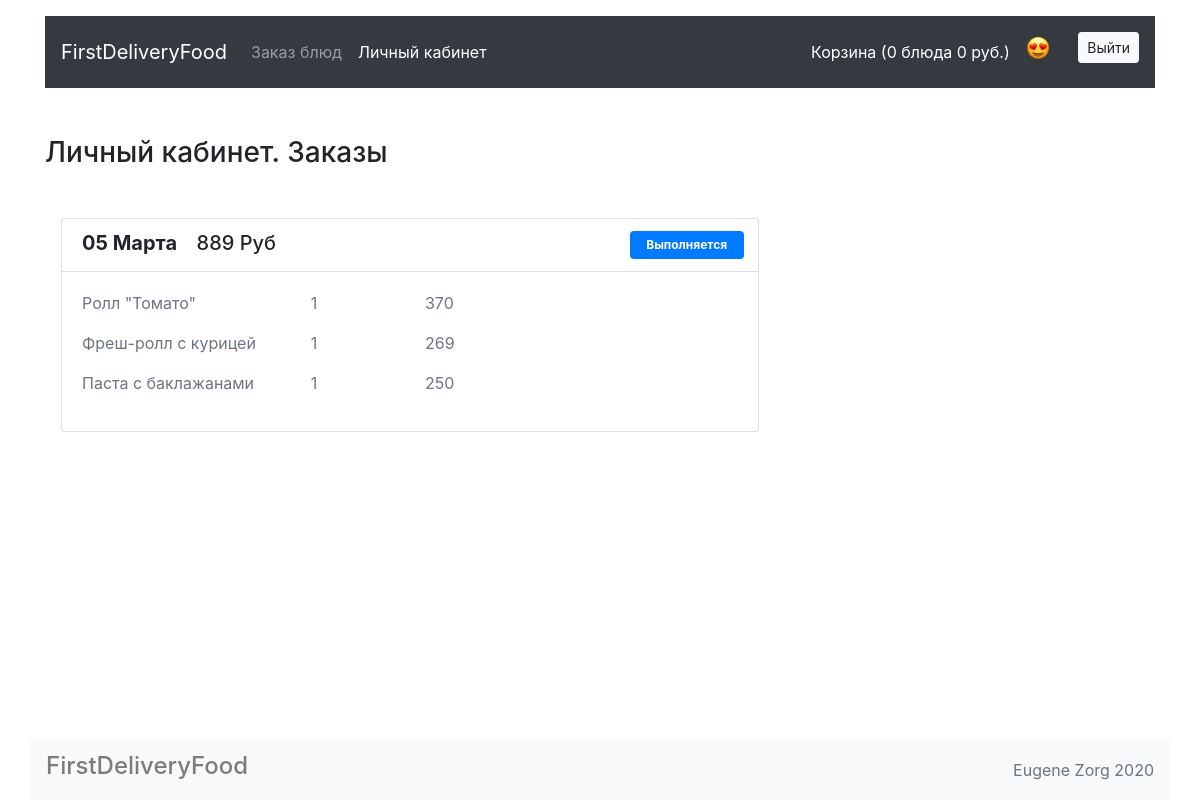
Page /account/ (signed in) on the earlier database version.
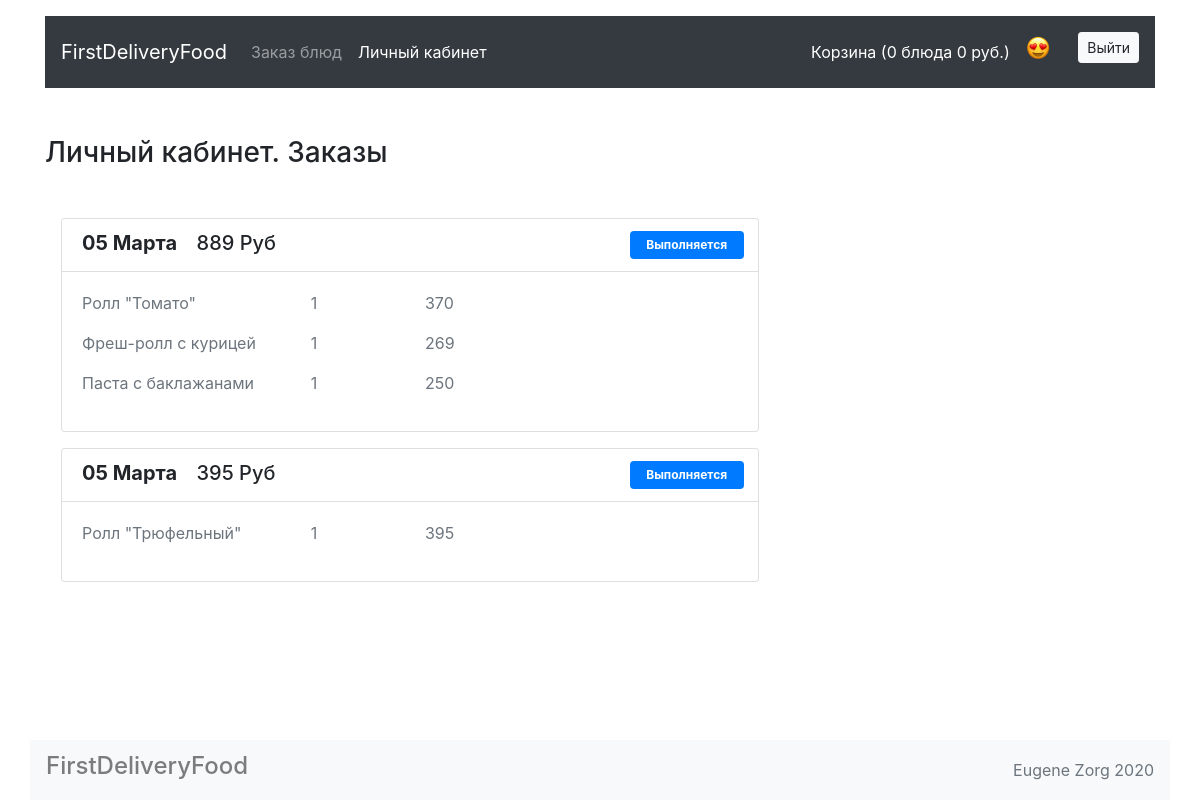
Same page on the later database version.
### models.py (models this page shows)
class OrderModel(db.Model):
    __tablename__ = 'orders'
    id = db.Column(db.Integer, primary_key=True)
    date = db.Column(db.DateTime, default=datetime.datetime.now)
    summa = db.Column(db.Integer, nullable=False)
    status = db.Column(db.String(128), default='Выполняется')
    user_id = db.Column(db.Integer, db.ForeignKey('users.id'))
    users = db.relationship('UserModel', back_populates='orders')
    meals = db.relationship('MealModel', secondary=meals_orders_association, back_populates='orders')

class MealModel(db.Model):
    __tablename__ = 'meals'
    id = db.Column(db.Integer, primary_key=True)
    title = db.Column(db.String(256), nullable=False)
    price = db.Column(db.Integer, nullable=False)
    description = db.Column(db.String(1024), nullable=False)
    picture = db.Column(db.String(128), nullable=False)
    category = db.relationship('CategoryModel', back_populates='meals')
    category_id = db.Column(db.Integer, db.ForeignKey('categories.id'))
    orders = db.relationship('OrderModel', secondary=meals_orders_association, back_populates='meals')

### views.py (the view)
@app.route('/account/')
def account():
    if session['user_id']:
        user = db.session.query(UserModel).get(session['user_id'])
        return render_template('account.html', orders=user.orders)
    return abort(404, 'Вы не авторизированы для доступа к этой странице. Необходимо пройти регистрацию')

### app.py (called while the page is built)
def format_datetime(value, format="%d %m"):
    months = {'01': 'Января',
              '02': 'Февраля',
              '03': 'Марта',
              '04': 'Апреля',
              '05': 'Мая',
              '06': 'Июня',
              '07': 'Июля',
              '08': 'Августа',
              '09': 'Сентября',
              '10': 'Октября',
              '11': 'Ноября',
              '12': 'Декабря'}
    """Format a date time to (Default): d Mon YYYY HH:MM P"""
    if value is None:
        return ""
    date, month = value.strftime(format).split()
    value = date + " " + months[month]
    return value

### templates/account.html (shortened to what this page needs)
{% extends 'base.html' %}
{% block content %}
<main class="container">
    <section class="row">
        <div class="col-12 col-lg-8">
            <h1 class="h3 my-5">Личный кабинет. Заказы</h1>
            {% for order in orders %}
            <div class="card m-3">
                <ul class="list-group list-group-flush">
                    <li class="list-group-item">
                        <div class="row">
                            <div class="col-7 col-lg-9">
                                <span class="h5 font-weight-bold">{{ order.date|formatdatetime }}</span>
                                <span class="h5 col-2">{{ order.summa }} Руб</span>
                            </div>
                            <div class="col-3 col-lg-2 ml-5 py-2 badge
                            {% if order.status =='Готово' %} badge-success {% else %} badge-primary {% endif %}
                            text-wrap">{{ order.status }}
                            </div>
                        </div>
                    </li>
                    <div class="card-body">
                        <div class="row">
                            {% for meal in order.meals %}
                            <p class="col-4 text-muted"> {{ meal.title }} </p>
                            <p class="col-2 text-muted"> 1</p>
                            <p class="col-6 text-muted"> {{ meal.price }} </p>
                            {% endfor %}
                        </div>
                    </div>
                </ul>
            </div>
            {% endfor %}
        </div>
    </section>
</main>
{% endblock %}

Differences in the rows shown:
added OrderModel: date "05 Марта", summa "395", status "Выполняется"
now on this page (row unchanged): MealModel: title "Ролл \"Трюфельный\"", price "395", shown under "05 Марта"
